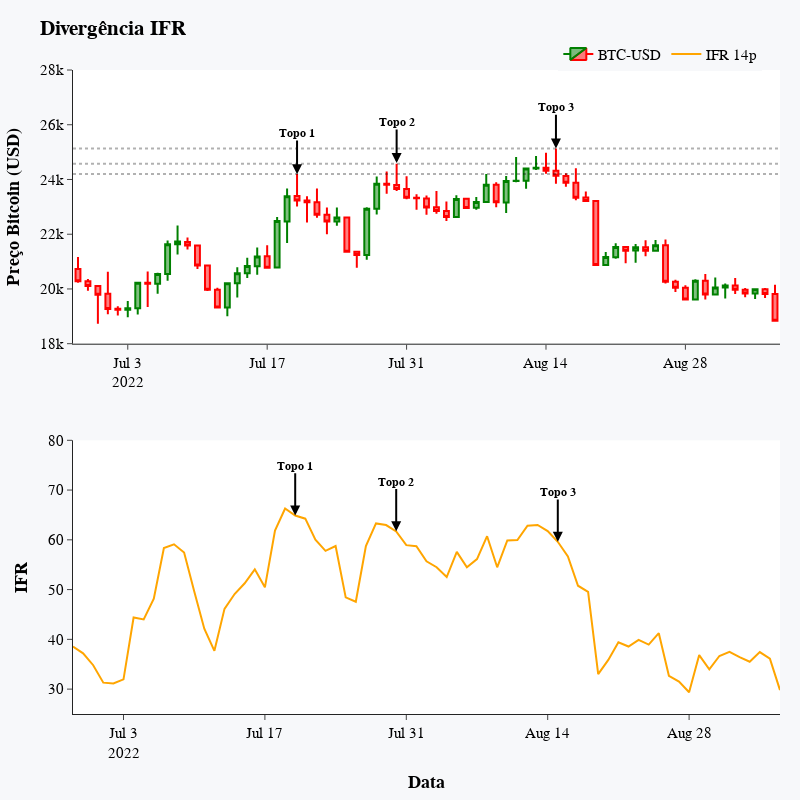

The notebook cell this image was saved under:
### Markdown cell above
Na figura, temos uma divergência de baixa (“bearish”) do indicador IFR (também conhecido por RSI). Observe que os preços estão subindo nos candles indicados (marcando topos mais altos), ao mesmo tempo em que o indicador IFR tem feito topos mais baixos.

### Code cell

